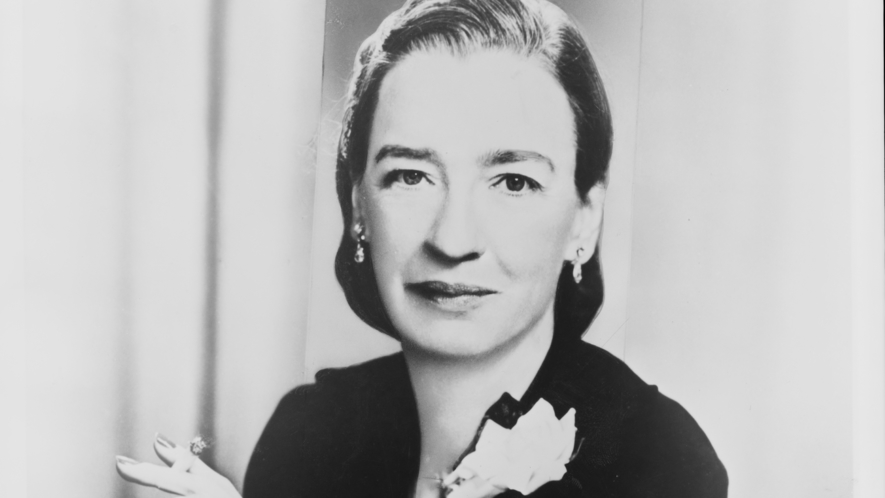
#> input picture exercises/and-or-xor/grace-hopper.jpg, 885 x 498 px
$ python aox.py grace-hopper.jpg
#> lines starting #> are read from the running program, lines starting #| are printed output that depends on the picture
#!/usr/bin/env python3
import os
import random
import sys
from PIL import Image

imagePath = "babbage.jpg"

if len(sys.argv) > 1:
   imagePath = sys.argv[1]

if not os.path.isfile(imagePath):
    print("Error: Can't find {0}".format(imagePath))
    sys.exit(1)

try:
    im = Image.open(imagePath)
#> im is the input picture: PIL image 885x498 L; min 0, max 232, mean 185.1
    imAnd = im.copy()
    imOr = im.copy()
    imXor = im.copy()
    imAndPix = imAnd.load()
    imOrPix = imOr.load()
    imXorPix = imXor.load()
    for x in range(im.size[0]):
        for y in range(im.size[1]):
            a = im.getpixel((x,y))
            b = random.randint(0, 255)
            imAndPix[x,y] = a & b
            imOrPix[x,y] = a | b
            imXorPix[x,y] = a ^ b
    imAnd.save("AND-{0}".format(imagePath))
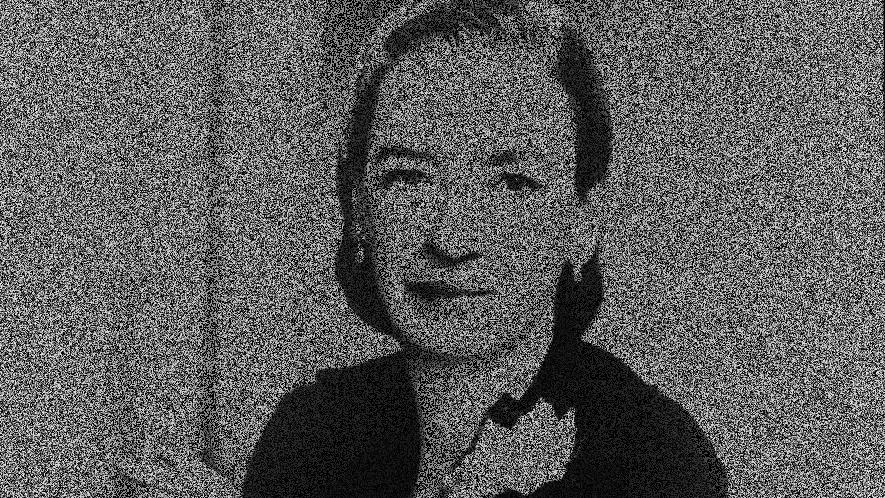
#> saved as AND-grace-hopper.jpg: PIL image 885x498 L; min 0, max 231, mean 92.5
    imOr.save("OR-{0}".format(imagePath))
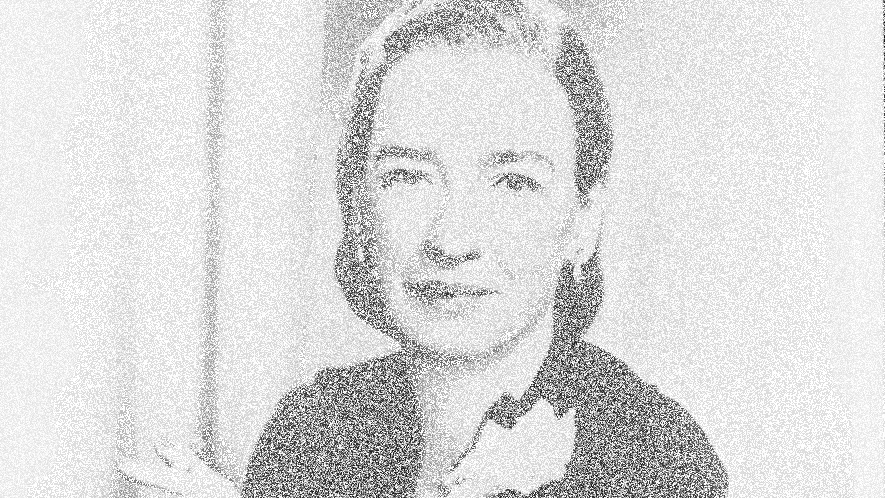
#> saved as OR-grace-hopper.jpg: PIL image 885x498 L; min 2, max 255, mean 220.1
    imXor.save("XOR-{0}".format(imagePath))
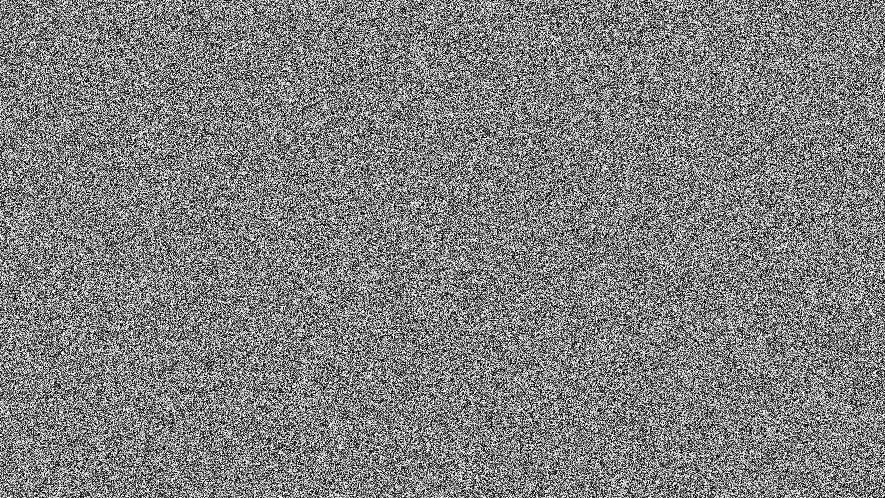
#> saved as XOR-grace-hopper.jpg: PIL image 885x498 L; min 0, max 255, mean 127.5
except IOError as ex:
    print(ex)
    sys.exit(1)
